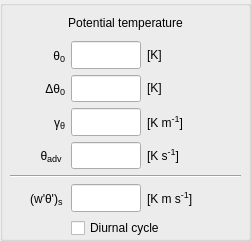
     <widget class="QGroupBox" name="heat_group">
      <property name="geometry">
       <rect>
        <x>10</x>
        <y>260</y>
        <width>251</width>
        <height>241</height>
       </rect>
      </property>
      <property name="title">
       <string/>
      </property>
      <widget class="QWidget" name="gridLayoutWidget_2">
       <property name="geometry">
        <rect>
         <x>10</x>
         <y>10</y>
         <width>231</width>
         <height>228</height>
        </rect>
       </property>
       <layout class="QGridLayout" name="heat_grid" columnstretch="1,0,1" columnminimumwidth="50,0,90">
        <property name="sizeConstraint">
         <enum>QLayout::SetMinimumSize</enum>
        </property>
        <item row="1" column="0">
         <widget class="QLabel" name="label_heat_theta">
          <property name="sizePolicy">
           <sizepolicy hsizetype="Fixed" vsizetype="Preferred">
            <horstretch>0</horstretch>
            <verstretch>0</verstretch>
           </sizepolicy>
          </property>
          <property name="minimumSize">
           <size>
            <width>55</width>
            <height>0</height>
           </size>
          </property>
          <property name="maximumSize">
           <size>
            <width>55</width>
            <height>16777215</height>
           </size>
          </property>
          <property name="toolTip">
           <string/>
          </property>
          <property name="text">
           <string>&lt;html&gt;θ&lt;span style=&quot; font-size:14px; vertical-align:sub;&quot;&gt;0&lt;/span&gt;&lt;/html&gt;</string>
          </property>
          <property name="alignment">
           <set>Qt::AlignRight|Qt::AlignTrailing|Qt::AlignVCenter</set>
          </property>
         </widget>
        </item>
        <item row="2" column="0">
         <widget class="QLabel" name="label_heat_dtheta">
          <property name="sizePolicy">
           <sizepolicy hsizetype="Fixed" vsizetype="Preferred">
            <horstretch>0</horstretch>
            <verstretch>0</verstretch>
           </sizepolicy>
          </property>
          <property name="minimumSize">
           <size>
            <width>55</width>
            <height>0</height>
           </size>
          </property>
          <property name="maximumSize">
           <size>
            <width>55</width>
            <height>16777215</height>
           </size>
          </property>
          <property name="toolTip">
           <string/>
          </property>
          <property name="text">
           <string>&lt;html&gt;Δθ&lt;span style=&quot; font-size:14px; vertical-align:sub;&quot;&gt;0&lt;/span&gt;&lt;/html&gt;</string>
          </property>
          <property name="alignment">
           <set>Qt::AlignRight|Qt::AlignTrailing|Qt::AlignVCenter</set>
          </property>
         </widget>
        </item>
        <item row="3" column="0">
         <widget class="QLabel" name="label_heat_gammatheta">
          <property name="sizePolicy">
           <sizepolicy hsizetype="Fixed" vsizetype="Preferred">
            <horstretch>0</horstretch>
            <verstretch>0</verstretch>
           </sizepolicy>
          </property>
          <property name="minimumSize">
           <size>
            <width>55</width>
            <height>0</height>
           </size>
          </property>
          <property name="maximumSize">
           <size>
            <width>55</width>
            <height>16777215</height>
           </size>
          </property>
          <property name="toolTip">
           <string/>
          </property>
          <property name="text">
           <string>&lt;html&gt;γ&lt;span style=&quot; font-size:14px; vertical-align:sub;&quot;&gt;θ&lt;/span&gt;&lt;/html&gt;</string>
          </property>
          <property name="alignment">
           <set>Qt::AlignRight|Qt::AlignTrailing|Qt::AlignVCenter</set>
          </property>
         </widget>
        </item>
        <item row="1" column="1">
         <widget class="QLineEdit" name="input_heat_theta">
          <property name="sizePolicy">
           <sizepolicy hsizetype="Fixed" vsizetype="Expanding">
            <horstretch>0</horstretch>
            <verstretch>0</verstretch>
           </sizepolicy>
          </property>
          <property name="minimumSize">
           <size>
            <width>70</width>
            <height>0</height>
           </size>
          </property>
          <property name="maximumSize">
           <size>
            <width>70</width>
            <height>16777215</height>
           </size>
          </property>
          <property name="toolTip">
           <string>initial mixed-layer potential temperature</string>
          </property>
          <property name="text">
           <string/>
          </property>
          <property name="alignment">
           <set>Qt::AlignRight|Qt::AlignTrailing|Qt::AlignVCenter</set>
          </property>
         </widget>
        </item>
        <item row="2" column="1">
         <widget class="QLineEdit" name="input_heat_dtheta">
          <property name="sizePolicy">
           <sizepolicy hsizetype="Fixed" vsizetype="Expanding">
            <horstretch>0</horstretch>
            <verstretch>0</verstretch>
           </sizepolicy>
          </property>
          <property name="minimumSize">
           <size>
            <width>70</width>
            <height>0</height>
           </size>
          </property>
          <property name="maximumSize">
           <size>
            <width>70</width>
            <height>16777215</height>
           </size>
          </property>
          <property name="toolTip">
           <string>initial temperature jump at h</string>
          </property>
          <property name="text">
           <string/>
          </property>
          <property name="alignment">
           <set>Qt::AlignRight|Qt::AlignTrailing|Qt::AlignVCenter</set>
          </property>
         </widget>
        </item>
        <item row="3" column="1">
         <widget class="QLineEdit" name="input_heat_gammatheta">
          <property name="sizePolicy">
           <sizepolicy hsizetype="Fixed" vsizetype="Expanding">
            <horstretch>0</horstretch>
            <verstretch>0</verstretch>
           </sizepolicy>
          </property>
          <property name="minimumSize">
           <size>
            <width>70</width>
            <height>0</height>
           </size>
          </property>
          <property name="maximumSize">
           <size>
            <width>70</width>
            <height>16777215</height>
           </size>
          </property>
          <property name="toolTip">
           <string>free atmosphere potential temperature lapse rate</string>
          </property>
          <property name="text">
           <string/>
          </property>
          <property name="alignment">
           <set>Qt::AlignRight|Qt::AlignTrailing|Qt::AlignVCenter</set>
          </property>
         </widget>
        </item>
        <item row="6" column="0">
         <widget class="QLabel" name="label_heat_wtheta">
          <property name="sizePolicy">
           <sizepolicy hsizetype="Fixed" vsizetype="Preferred">
            <horstretch>0</horstretch>
            <verstretch>0</verstretch>
           </sizepolicy>
          </property>
          <property name="minimumSize">
           <size>
            <width>55</width>
            <height>0</height>
           </size>
          </property>
          <property name="maximumSize">
           <size>
            <width>55</width>
            <height>16777215</height>
           </size>
          </property>
          <property name="toolTip">
           <string/>
          </property>
          <property name="text">
           <string>&lt;html&gt;(w'θ')&lt;span style=&quot; font-size:14px; vertical-align:sub;&quot;&gt;s &lt;/span&gt;&lt;/html&gt;</string>
          </property>
          <property name="alignment">
           <set>Qt::AlignRight|Qt::AlignTrailing|Qt::AlignVCenter</set>
          </property>
         </widget>
        </item>
        <item row="6" column="1">
         <widget class="QLineEdit" name="input_heat_wtheta">
          <property name="sizePolicy">
           <sizepolicy hsizetype="Fixed" vsizetype="Expanding">
            <horstretch>0</horstretch>
            <verstretch>0</verstretch>
           </sizepolicy>
          </property>
          <property name="minimumSize">
           <size>
            <width>70</width>
            <height>0</height>
           </size>
          </property>
          <property name="maximumSize">
           <size>
            <width>70</width>
            <height>16777215</height>
           </size>
          </property>
          <property name="toolTip">
           <string>surface kinematic heat flux</string>
          </property>
          <property name="text">
           <string/>
          </property>
          <property name="alignment">
           <set>Qt::AlignRight|Qt::AlignTrailing|Qt::AlignVCenter</set>
          </property>
         </widget>
        </item>
        <item row="1" column="2">
         <widget class="QLabel" name="unitlabel_heat_theta">
          <property name="toolTip">
           <string/>
          </property>
          <property name="text">
           <string>&lt;html&gt;[K]&lt;/html&gt;</string>
          </property>
          <property name="alignment">
           <set>Qt::AlignLeading|Qt::AlignLeft|Qt::AlignVCenter</set>
          </property>
         </widget>
        </item>
        <item row="2" column="2">
         <widget class="QLabel" name="unitlabel_heat_dtheta">
          <property name="toolTip">
           <string/>
          </property>
          <property name="text">
           <string>&lt;html&gt;[K]&lt;/html&gt;</string>
          </property>
          <property name="alignment">
           <set>Qt::AlignLeading|Qt::AlignLeft|Qt::AlignVCenter</set>
          </property>
         </widget>
        </item>
        <item row="3" column="2">
         <widget class="QLabel" name="unitlabel_heat_gammatheta">
          <property name="toolTip">
           <string/>
          </property>
          <property name="text">
           <string>&lt;html&gt;[K m&lt;span style=&quot;font-size: 14px; vertical-align:super;&quot;&gt;-1&lt;/span&gt;]&lt;/html&gt;</string>
          </property>
          <property name="alignment">
           <set>Qt::AlignLeading|Qt::AlignLeft|Qt::AlignVCenter</set>
          </property>
         </widget>
        </item>
        <item row="6" column="2">
         <widget class="QLabel" name="unitlabel_heat_wtheta">
          <property name="toolTip">
           <string/>
          </property>
          <property name="text">
           <string>&lt;html&gt;[K m s&lt;span style=&quot;font-size: 14px; vertical-align:super;&quot;&gt;-1&lt;/span&gt;]&lt;/html&gt;</string>
          </property>
          <property name="alignment">
           <set>Qt::AlignLeading|Qt::AlignLeft|Qt::AlignVCenter</set>
          </property>
         </widget>
        </item>
        <item row="7" column="1" colspan="2">
         <widget class="QCheckBox" name="sw_wtheta">
          <property name="acceptDrops">
           <bool>true</bool>
          </property>
          <property name="toolTip">
           <string>Use a diurnal cycle with period T for the surface fluxes</string>
          </property>
          <property name="text">
           <string>Diurnal cycle</string>
          </property>
         </widget>
        </item>
        <item row="0" column="0" colspan="3">
         <widget class="QLabel" name="label_heat">
          <property name="minimumSize">
           <size>
            <width>0</width>
            <height>25</height>
           </size>
          </property>
          <property name="maximumSize">
           <size>
            <width>16777215</width>
            <height>25</height>
           </size>
          </property>
          <property name="text">
           <string>Potential temperature</string>
          </property>
          <property name="alignment">
           <set>Qt::AlignCenter</set>
          </property>
         </widget>
        </item>
        <item row="4" column="1">
         <widget class="QLineEdit" name="input_heat_advtheta">
          <property name="sizePolicy">
           <sizepolicy hsizetype="Fixed" vsizetype="Expanding">
            <horstretch>0</horstretch>
            <verstretch>0</verstretch>
           </sizepolicy>
          </property>
          <property name="minimumSize">
           <size>
            <width>70</width>
            <height>0</height>
           </size>
          </property>
          <property name="maximumSize">
           <size>
            <width>70</width>
            <height>16777215</height>
           </size>
          </property>
          <property name="toolTip">
           <string>advection of heat</string>
          </property>
          <property name="text">
           <string/>
          </property>
          <property name="alignment">
           <set>Qt::AlignRight|Qt::AlignTrailing|Qt::AlignVCenter</set>
          </property>
         </widget>
        </item>
        <item row="4" column="0">
         <widget class="QLabel" name="label_heat_advtheta">
          <property name="sizePolicy">
           <sizepolicy hsizetype="Fixed" vsizetype="Preferred">
            <horstretch>0</horstretch>
            <verstretch>0</verstretch>
           </sizepolicy>
          </property>
          <property name="minimumSize">
           <size>
            <width>55</width>
            <height>0</height>
           </size>
          </property>
          <property name="maximumSize">
           <size>
            <width>55</width>
            <height>16777215</height>
           </size>
          </property>
          <property name="toolTip">
           <string/>
          </property>
          <property name="text">
           <string>&lt;html&gt;θ&lt;span style=&quot; font-size:14px; vertical-align:sub;&quot;&gt;adv&lt;/span&gt;&lt;/html&gt;
</string>
          </property>
          <property name="alignment">
           <set>Qt::AlignRight|Qt::AlignTrailing|Qt::AlignVCenter</set>
          </property>
         </widget>
        </item>
        <item row="4" column="2">
         <widget class="QLabel" name="unitlabel_heat_advtheta">
          <property name="toolTip">
           <string/>
          </property>
          <property name="text">
           <string>&lt;html&gt;[K s&lt;span style=&quot;font-size: 14px; vertical-align:super;&quot;&gt;-1&lt;/span&gt;]&lt;/html&gt;</string>
          </property>
          <property name="alignment">
           <set>Qt::AlignLeading|Qt::AlignLeft|Qt::AlignVCenter</set>
          </property>
         </widget>
        </item>
        <item row="5" column="0" colspan="3">
         <widget class="Line" name="line_2">
          <property name="frameShadow">
           <enum>QFrame::Sunken</enum>
          </property>
          <property name="orientation">
           <enum>Qt::Horizontal</enum>
          </property>
         </widget>
        </item>
       </layout>
      </widget>
     </widget>
